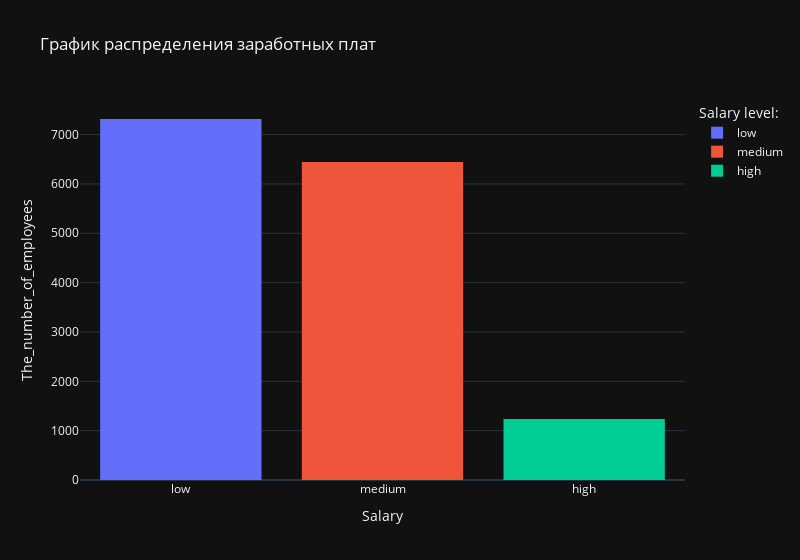

Notebook source saved alongside this figure:
### Markdown cell above
# 5

### Code cell
fig = px.histogram(hr,
                   x="salary",
                   width=800,
                   color="salary",
                   title="График распределения заработных плат",
                   template="plotly_dark")

fig.update_layout(
    legend_title="Salary level:",
    xaxis_title="Salary",
    yaxis_title="The_number_of_employees",

)
fig.show()

### Figure 1 — Plotly figure (JSON) as saved in the notebook; plotly's stock layout.template omitted (floating-point values rounded to 4 significant figures; data arrays with more than 128 entries replaced by an {"elided": "..."} marker saying what was removed)
{"data": [{"alignmentgroup": "True", "bingroup": "x", "hovertemplate": "salary=%{x}<br>count=%{y}<extra></extra>", "legendgroup": "low", "marker": {"color": "#636efa", "pattern": {"shape": ""}}, "name": "low", "offsetgroup": "low", "orientation": "v", "showlegend": true, "x": {"elided": "7316 str values"}, "xaxis": "x", "yaxis": "y", "type": "histogram"}, {"alignmentgroup": "True", "bingroup": "x", "hovertemplate": "salary=%{x}<br>count=%{y}<extra></extra>", "legendgroup": "medium", "marker": {"color": "#EF553B", "pattern": {"shape": ""}}, "name": "medium", "offsetgroup": "medium", "orientation": "v", "showlegend": true, "x": {"elided": "6446 str values"}, "xaxis": "x", "yaxis": "y", "type": "histogram"}, {"alignmentgroup": "True", "bingroup": "x", "hovertemplate": "salary=%{x}<br>count=%{y}<extra></extra>", "legendgroup": "high", "marker": {"color": "#00cc96", "pattern": {"shape": ""}}, "name": "high", "offsetgroup": "high", "orientation": "v", "showlegend": true, "x": {"elided": "1237 str values"}, "xaxis": "x", "yaxis": "y", "type": "histogram"}], "layout": {"xaxis": {"anchor": "y", "domain": [0.0, 1.0], "title": {"text": "Salary"}, "categoryorder": "array", "categoryarray": ["low", "medium", "high"]}, "yaxis": {"anchor": "x", "domain": [0.0, 1.0], "title": {"text": "The_number_of_employees"}}, "legend": {"title": {"text": "Salary level:"}, "tracegroupgap": 0}, "title": {"text": "График распределения заработных плат"}, "barmode": "relative", "width": 800}}
